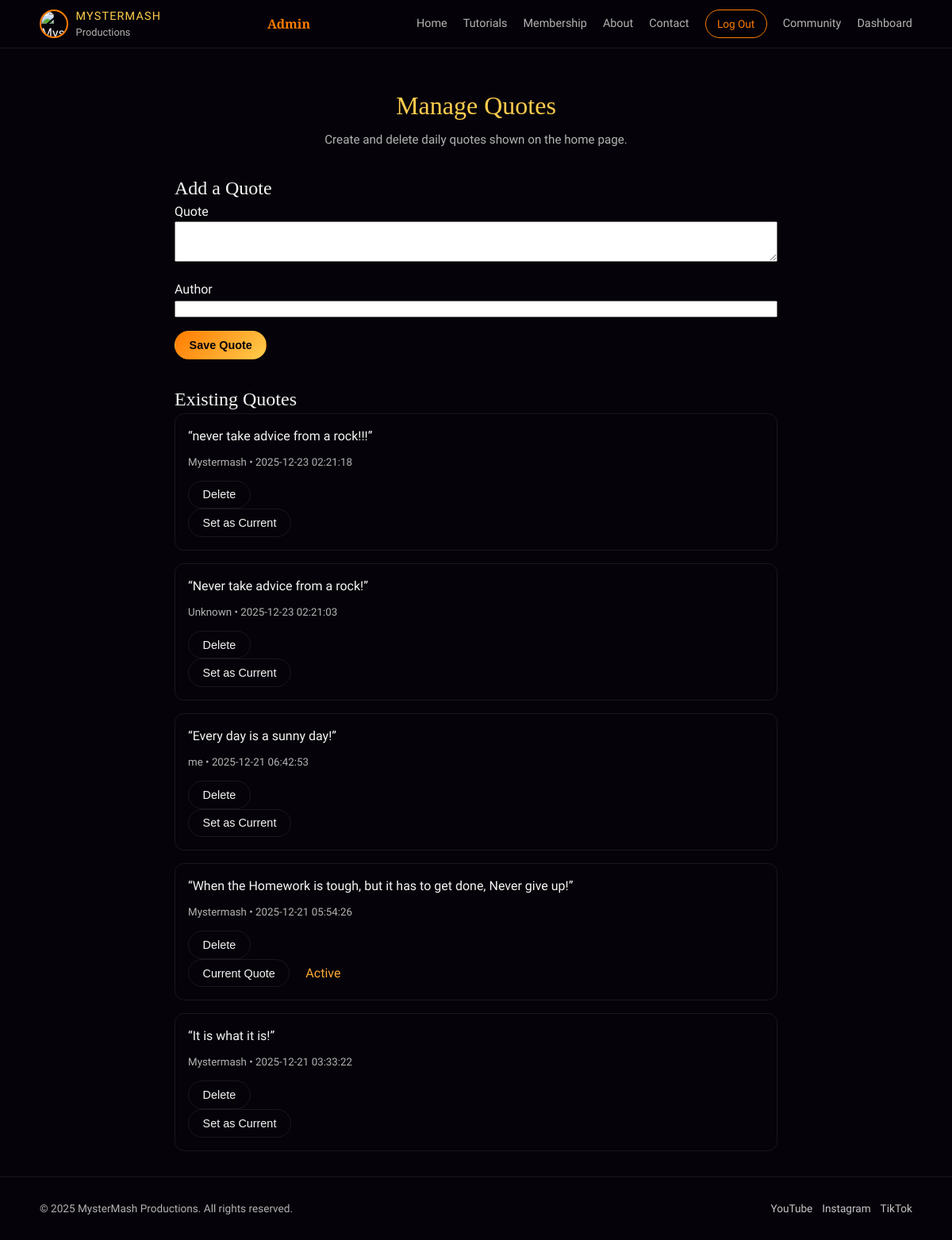
Screenshot of /admin/quotes (signed in) with the database file from the repository.
### tables this page shows
CREATE TABLE `quotes` (
  `id` int(11) NOT NULL,
  `quote_text` text NOT NULL,
  `author` varchar(100) DEFAULT NULL,
  `created_at` timestamp NOT NULL DEFAULT current_timestamp(),
  `is_active` tinyint(1) DEFAULT 0
);

### app/controllers/AdminController.php (called while the page is built, shortened)
<?php
class AdminController
{
    private PDO $pdo;
    public function __construct(PDO $pdo)
    {
        $this->pdo = $pdo;
    }
    public function quotes()
    {
        $quotes = Quote::getAll($this->pdo);
        include __DIR__ . '/../views/admin/quotes.php';
    }
}

### index.php (called while the page is built, shortened)
<?php
require_once __DIR__ . '/app/controllers/MainController.php';
require_once __DIR__ . '/app/controllers/AdminController.php';
require_once __DIR__ . '/app/models/Quote.php';
$action = $_GET['action'] ?? 'home';
$instance = new $map[$controller]($pdo);
$instance->$action();

### app/models/Quote.php (called while the page is built, shortened)
<?php
class Quote
{
    public static function getAll(PDO $pdo): array
    {
        $stmt = $pdo->query("SELECT * FROM quotes ORDER BY created_at DESC");
        return $stmt->fetchAll(PDO::FETCH_ASSOC);
    }
}

### app/views/admin/quotes.php (the view, shortened to what this page needs)
<?php include __DIR__ . '/../../../includes/header.php'; ?>
<section class="page-header">
    <div class="container">
        <h1>Manage Quotes</h1>
        <p class="page-subtext">Create and delete daily quotes shown on the home page.</p>
    </div>
</section>
<section class="membership-section">
    <div class="container">
        <h2>Add a Quote</h2>
        <form method="post" action="/mystermash-productions/admin/createQuote" style="margin-bottom: 2rem;">
            <div style="margin-bottom: 1rem;">
                <label>Quote</label>
                <textarea name="quote_text" rows="3" required style="width:100%;"></textarea>
            </div>
            <div style="margin-bottom: 1rem;">
                <label>Author</label>
                <input type="text" name="author" style="width:100%;" />
            </div>
            <button class="btn-primary" type="submit">Save Quote</button>
        </form>
        <h2>Existing Quotes</h2>
        <?php if (empty($quotes)): ?>
            <p>No quotes yet.</p>
        <?php else: ?>
            <?php foreach ($quotes as $quote): ?>
                <div style="border:1px solid var(--mm-border-subtle); padding: 1rem; border-radius: 12px; margin-bottom: 1rem;">
                    <p style="margin:0 0 0.5rem 0;">
                        “<?= htmlspecialchars($quote['quote_text']); ?>”
                    </p>
                    <small style="color: var(--mm-text-muted);">
                        <?= htmlspecialchars($quote['author'] ?? 'Unknown'); ?> • <?= htmlspecialchars($quote['created_at']); ?>
                    </small>
                    <form method="post" action="/mystermash-productions/admin/deleteQuote" style="margin-top: 0.75rem;">
                        <button type="submit" class="btn-ghost" onclick="return confirm('Delete this quote?');">
                            Delete
                        </button>
                    </form>
                    <form method="post" action="/mystermash-productions/admin/activateQuote" style="display:inline;">
                        <button class="btn-ghost">
                            <?= $quote['is_active'] ? 'Current Quote' : 'Set as Current' ?>
                        </button>
                    </form>
                    <?php if ($quote['is_active']): ?>
                        <span style="color: #ffaa32; margin-left:1rem;"> Active</span>
                    <?php endif; ?>
                </div>
            <?php endforeach; ?>
        <?php endif; ?>
    </div>
</section>
<?php include __DIR__ . '/../../../includes/footer.php'; ?>

### public/CSS/styles.css (style rules this page uses)
:root { --font-body: "Epunda Sans", system-ui, -apple-system, BlinkMacSystemFont, "Segoe UI", sans-serif; --font-heading: "Cinzel", serif; --mm-bg-main: #050309; --mm-bg-elevated: #171018; --mm-accent-fire: #ff7b00; --mm-accent-gold: #ffcc4d; --mm-accent-red: #d13a24; --mm-text-main: #f5f5f5; --mm-text-muted: #b3b3b3; --mm-border-subtle: rgba(255, 255, 255, 0.08); }
*, *::before, *::after { box-sizing: border-box; }
html, body { margin: 0; padding: 0; }
body { min-height: 100vh; background-color: var(--mm-bg-main); color: var(--mm-text-main); font-family: var(--font-body); line-height: 1.5; }
h1, h2, h3 { margin: 0; font-family: var(--font-heading); font-weight: 400; }
.container { width: min(1100px, 100% - 2.5rem); margin-inline: auto; }
.btn-primary, .btn-ghost { padding: 0.55rem 1.1rem; border-radius: 999px; font-size: 0.9rem; border: 1px solid transparent; cursor: pointer; display: inline-block; }
.btn-primary { background: linear-gradient( 135deg, var(--mm-accent-fire), var(--mm-accent-gold) ); color: var(--mm-bg-main); font-weight: 600; }
.btn-ghost { background: transparent; border-color: var(--mm-border-subtle); color: var(--mm-text-main); }
.page-header { padding-block: 3rem 1rem; text-align: center; }
.page-header h1 { font-size: 2rem; color: var(--mm-accent-gold); }
.page-subtext { color: var(--mm-text-muted); font-size: 0.95rem; margin-top: 0.5rem; }
.membership-section { width: 800px; margin: auto; }

### rows the page displays
quotes: quote_text "never take advice from a rock!!!", author "Mystermash", created_at "2025-12-23 02:21:18", is_active "Set as Current"
quotes: quote_text "Never take advice from a rock!", author "Unknown", created_at "2025-12-23 02:21:03", is_active "Set as Current"
quotes: quote_text "Every day is a sunny day!", author "me", created_at "2025-12-21 06:42:53", is_active "Set as Current"
quotes: quote_text "When the Homework is tough, but it has to get done, Never give up!", author "Mystermash", created_at "2025-12-21 05:54:26", is_active "Current Quote"
quotes: quote_text "It is what it is!", author "Mystermash", created_at "2025-12-21 03:33:22", is_active "Set as Current"

### other values shown
$userName "Admin"
